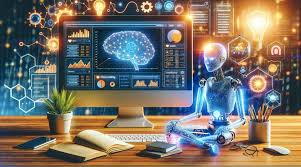
#> input picture uploads/AI image.jpg, 301 x 167 px; its folder holds only this picture in this run
$ python -i naive_bayes.py   (imports and definitions only)
#> lines starting #> are read from the running program, lines starting #| are printed output that depends on the picture
import os
import cv2
import numpy as np
from sklearn.naive_bayes import GaussianNB

class NaiveBayesImageClassifier:
    def __init__(self):
        """
        Initialize the Gaussian Naive Bayes Model
        """
        self.model = GaussianNB()
        self.is_trained = False
        self.categories = []

    def extract_features(self, img):
        """
        Extracts Color Histogram features from an OpenCV image array.
        Color histograms are highly effective generic features for Naive Bayes classification.
        """
        if img is None:
            return None

        # Resize to standard size to ensure consistent processing
        img = cv2.resize(img, (128, 128))

        # Convert to HSV color space which is more robust to lighting changes
        hsv_img = cv2.cvtColor(img, cv2.COLOR_BGR2HSV)

        # Calculate 3D histogram (Hue, Saturation, Value)
        hist = cv2.calcHist([hsv_img], [0, 1, 2], None, [8, 8, 8], [0, 256, 0, 256, 0, 256])

        # Normalize and flatten the histogram to be used as a 1D feature array
        cv2.normalize(hist, hist)
        return hist.flatten()

    # [63 lines left out: functions train_model, predict_image, not called in this run]

# --- Example Usage ---
# [2 lines not run here, left out]

    # [8 lines of commented-out code are left out]

>>> import cv2
>>> picture = cv2.imread('../uploads/AI image.jpg')
#> picture is the input picture: shape (167, 301, 3); mean B, G, R 103, 113.1, 120.9
>>> result = NaiveBayesImageClassifier().extract_features(picture)
#> in extract_features, `img = cv2.resize(img, (128, 128))`:
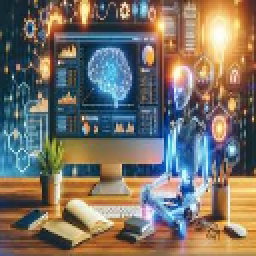
#> img: shape (128, 128, 3) (shown 2 times larger); mean of channels 0, 1, 2 102.8, 113, 120.7; drawn as B, G, R
#> in extract_features, `hsv_img = cv2.cvtColor(img, cv2.COLOR_BGR2HSV)`: hsv_img: shape (128, 128, 3); mean H, S, V 60.9, 120.2, 145.4
#> result = 512 values, max 0.269 at index 45, min 0 at index 0, mean 0.0178

$ run again, on uploads/Civil-pic.jpg
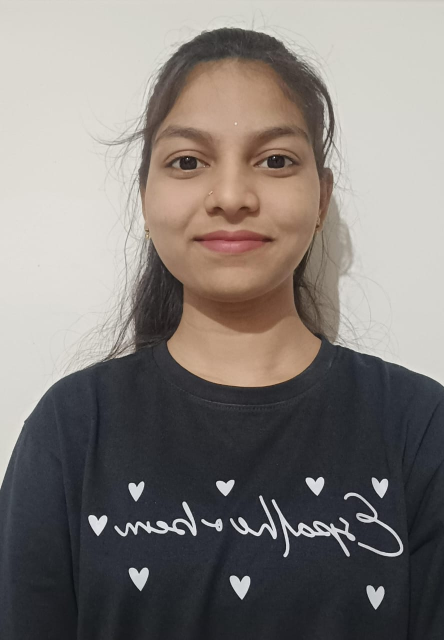
#> input picture uploads/Civil-pic.jpg, 888 x 1280 px (shown at 1/2 size)
#> picture is the input picture: shape (1280, 888, 3); mean B, G, R 120.2, 124, 129.7
#> in extract_features, `img = cv2.resize(img, (128, 128))`:
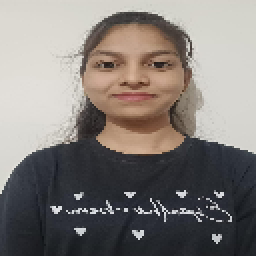
#> img: shape (128, 128, 3) (shown 2 times larger); mean of channels 0, 1, 2 120.2, 123.9, 129.7; drawn as B, G, R
#> hsv_img: shape (128, 128, 3); mean H, S, V 57.4, 38.7, 133.2
#> result = 512 values, max 0.695 at index 6, min 0 at index 0, mean 0.0044

$ run again, on uploads/WIN_20250805_17_11_40_Pro.jpg
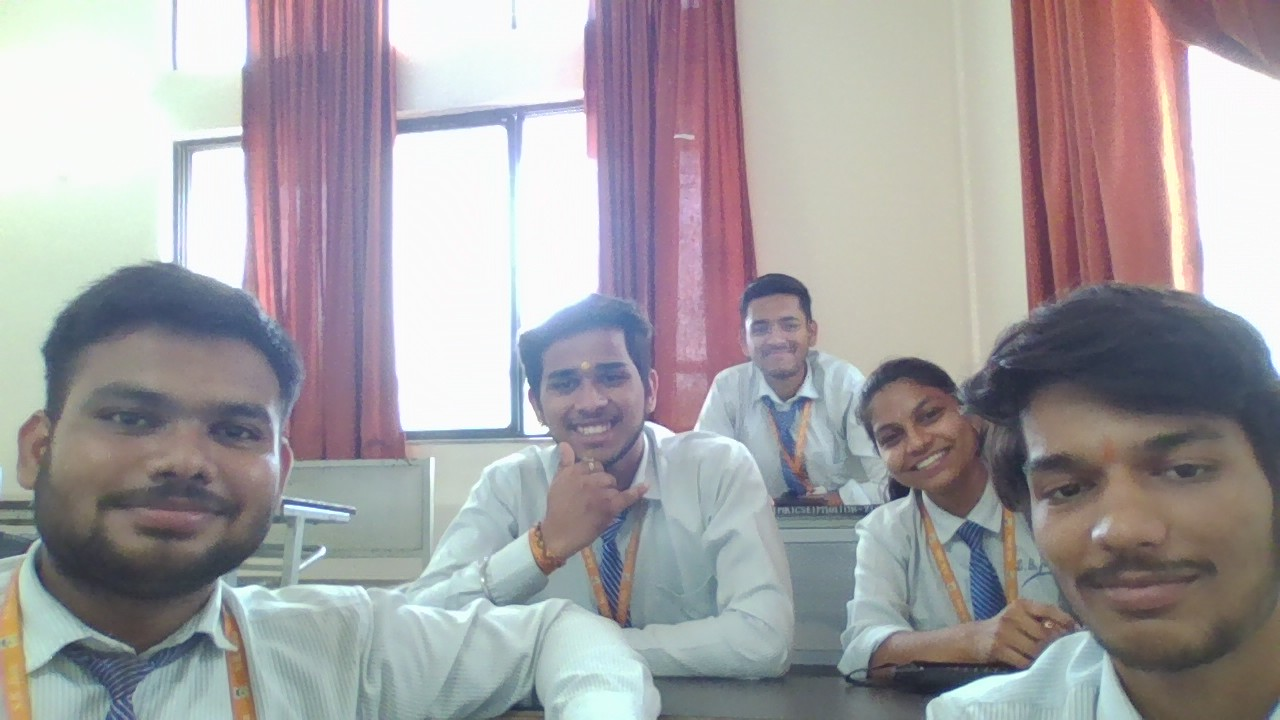
#> input picture uploads/WIN_20250805_17_11_40_Pro.jpg, 1280 x 720 px
#> picture is the input picture: shape (720, 1280, 3); mean B, G, R 161.8, 159, 163
#> in extract_features, `img = cv2.resize(img, (128, 128))`:
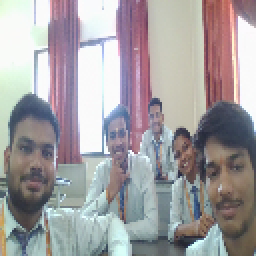
#> img: shape (128, 128, 3) (shown 2 times larger); mean of channels 0, 1, 2 161.6, 158.8, 162.8; drawn as B, G, R
#> hsv_img: shape (128, 128, 3); mean H, S, V 82.4, 39.3, 173
#> result = 512 values, max 0.385 at index 7, min 0 at index 0, mean 0.0123

$ run again, on uploads/boys.jpg
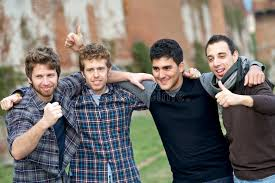
#> input picture uploads/boys.jpg, 275 x 183 px
#> picture is the input picture: shape (183, 275, 3); mean B, G, R 105.9, 110.6, 116.6
#> in extract_features, `img = cv2.resize(img, (128, 128))`:
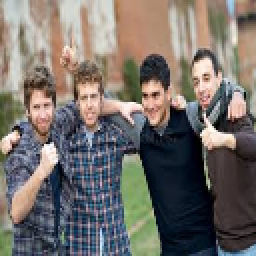
#> img: shape (128, 128, 3) (shown 2 times larger); mean of channels 0, 1, 2 105.9, 110.6, 116.6; drawn as B, G, R
#> hsv_img: shape (128, 128, 3); mean H, S, V 60.6, 79.9, 127.7
#> result = 512 values, max 0.469 at index 21, min 0 at index 31, mean 0.0133
